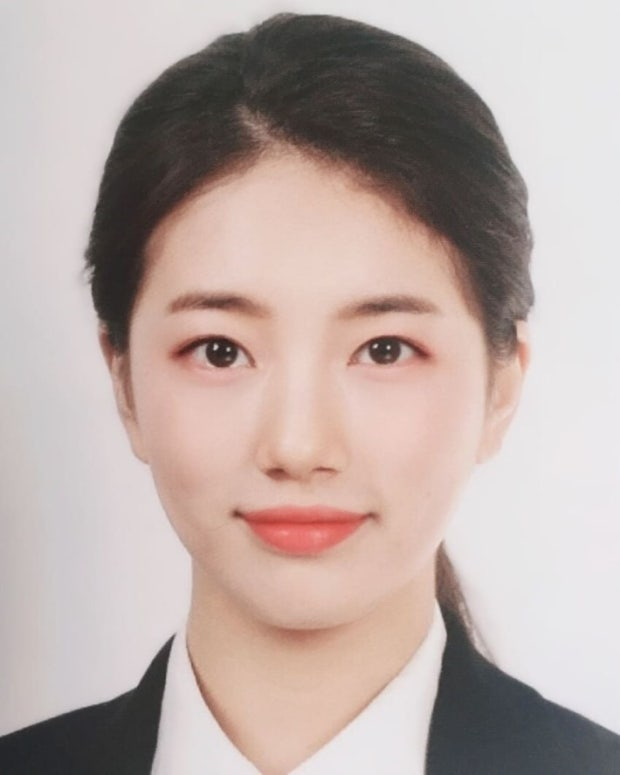
#> input picture ai/face.jpg, 620 x 775 px, found by its file name
$ python faceDetecting.py
#> lines starting #> are read from the running program, lines starting #| are printed output that depends on the picture
import cv2 as cv
import matplotlib.pyplot as plt

def getMask(rect1, rect2):
#> called with rect1 = (0, 0, 0, 0), rect2 = (0, 0, 0, 0)
    (x1, y1, w1, h1) = rect1
    (x2, y2, w2, h2) = rect2

    original_image = cv.imread(r"C:\Users\kdy94\vocational training\ai\face.jpg")
#> original_image is the input picture: shape (775, 620, 3); mean B, G, R 166.2, 170.9, 186.6
    if original_image is None:
        print("안들어옴")
        return
    grayscale_image = cv.cvtColor(original_image, cv.COLOR_BGR2GRAY)
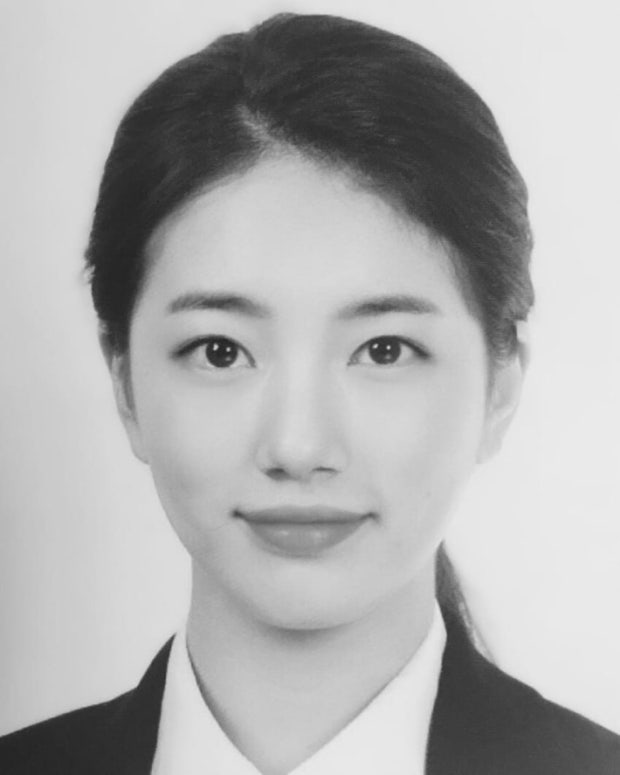
#> grayscale_image: shape (775, 620); min 36, max 235, mean 175.1

    face_cascade =cv.CascadeClassifier(r"C:\Users\kdy94\vocational training\ai\haarcascade_frontalface_default.xml")
    detected_faces = face_cascade.detectMultiScale(grayscale_image, scaleFactor=1.1, minNeighbors=5)
#> detected_faces = [[68, 165, 469, 469]]

    for (x1, y1, width, height) in detected_faces:
        rect = cv.rectangle(
            original_image,
            (x1, y1),
            (x1 + width, y1 + height),
            (0, 255, 0),
            2
        )
#> this loop made 1 pass

    cv.imshow('Image', original_image)
    cv.waitKey(0)
    cv.destroyAllWindows()

    # [4 lines of commented-out code are left out]


getMask((0, 0, 0, 0), (0, 0, 0, 0))
